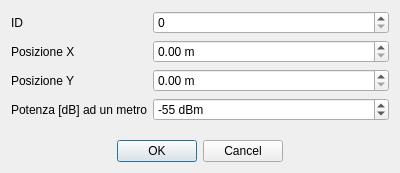
<?xml version="1.0" encoding="UTF-8"?>
<ui version="4.0">
 <class>AddBoardDialog</class>
 <widget class="QDialog" name="AddBoardDialog">
  <property name="geometry">
   <rect>
    <x>0</x>
    <y>0</y>
    <width>400</width>
    <height>173</height>
   </rect>
  </property>
  <property name="windowTitle">
   <string>Aggiungi Scheda</string>
  </property>
  <layout class="QVBoxLayout" name="verticalLayout">
   <item>
    <layout class="QFormLayout" name="formLayout">
     <item row="0" column="0">
      <widget class="QLabel" name="idLabel">
       <property name="text">
        <string>ID</string>
       </property>
      </widget>
     </item>
     <item row="1" column="0">
      <widget class="QLabel" name="xLabel">
       <property name="text">
        <string>Posizione X</string>
       </property>
      </widget>
     </item>
     <item row="2" column="0">
      <widget class="QLabel" name="yLabel">
       <property name="text">
        <string>Posizione Y</string>
       </property>
      </widget>
     </item>
     <item row="3" column="0">
      <widget class="QLabel" name="aLabel">
       <property name="text">
        <string>Potenza [dB] ad un metro</string>
       </property>
      </widget>
     </item>
     <item row="0" column="1">
      <widget class="QSpinBox" name="idEdit"/>
     </item>
     <item row="1" column="1">
      <widget class="QDoubleSpinBox" name="xEdit">
       <property name="suffix">
        <string> m</string>
       </property>
      </widget>
     </item>
     <item row="2" column="1">
      <widget class="QDoubleSpinBox" name="yEdit">
       <property name="suffix">
        <string> m</string>
       </property>
      </widget>
     </item>
     <item row="3" column="1">
      <widget class="QSpinBox" name="aEdit">
       <property name="suffix">
        <string> dBm</string>
       </property>
       <property name="minimum">
        <number>-90</number>
       </property>
       <property name="maximum">
        <number>-30</number>
       </property>
       <property name="value">
        <number>-55</number>
       </property>
      </widget>
     </item>
    </layout>
   </item>
   <item>
    <widget class="QDialogButtonBox" name="buttonBox">
     <property name="orientation">
      <enum>Qt::Horizontal</enum>
     </property>
     <property name="standardButtons">
      <set>QDialogButtonBox::Cancel|QDialogButtonBox::Ok</set>
     </property>
     <property name="centerButtons">
      <bool>true</bool>
     </property>
    </widget>
   </item>
  </layout>
 </widget>
 <resources/>
 <connections>
  <connection>
   <sender>buttonBox</sender>
   <signal>accepted()</signal>
   <receiver>AddBoardDialog</receiver>
   <slot>accept()</slot>
   <hints>
    <hint type="sourcelabel">
     <x>248</x>
     <y>254</y>
    </hint>
    <hint type="destinationlabel">
     <x>157</x>
     <y>274</y>
    </hint>
   </hints>
  </connection>
  <connection>
   <sender>buttonBox</sender>
   <signal>rejected()</signal>
   <receiver>AddBoardDialog</receiver>
   <slot>reject()</slot>
   <hints>
    <hint type="sourcelabel">
     <x>316</x>
     <y>260</y>
    </hint>
    <hint type="destinationlabel">
     <x>286</x>
     <y>274</y>
    </hint>
   </hints>
  </connection>
 </connections>
</ui>
